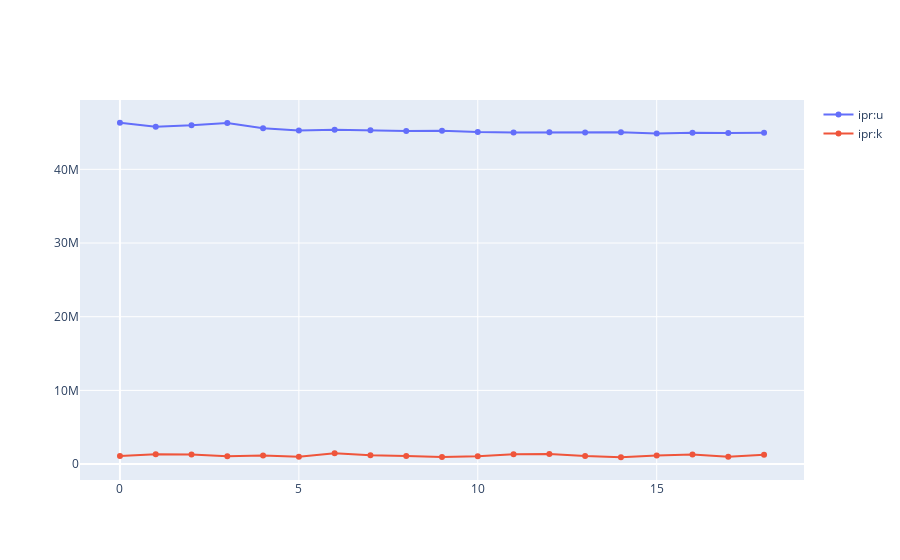

Source (notebook cell):
### Code cell
ipr = po.Figure()
ipr.add_trace(po.Scatter(y=counters["i:u"] / 2000, name="ipr:u"))
ipr.add_trace(po.Scatter(y=counters["i:k"] / 2000, name="ipr:k"))
